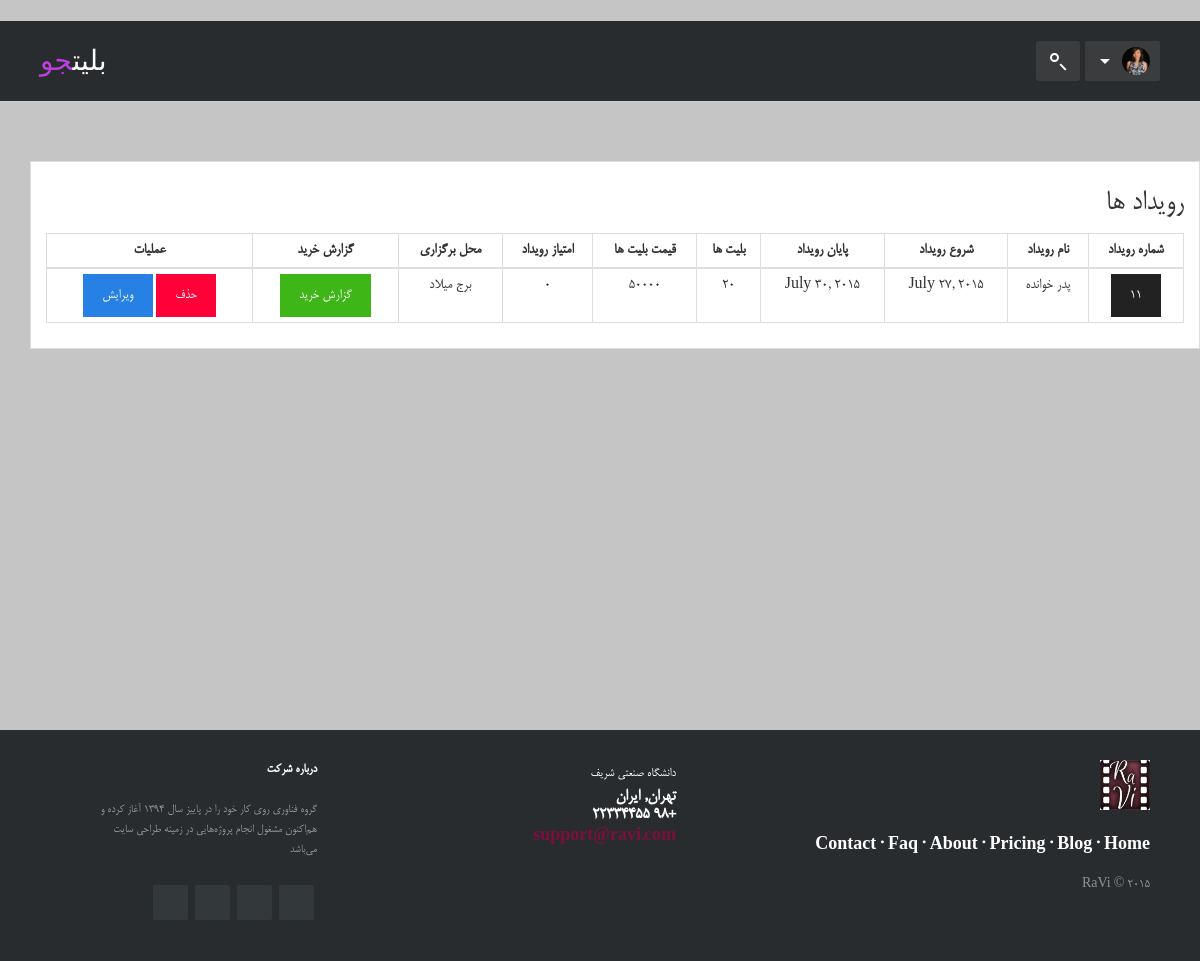
Page /my-admin/events/all/ (signed in) on the earlier database version.
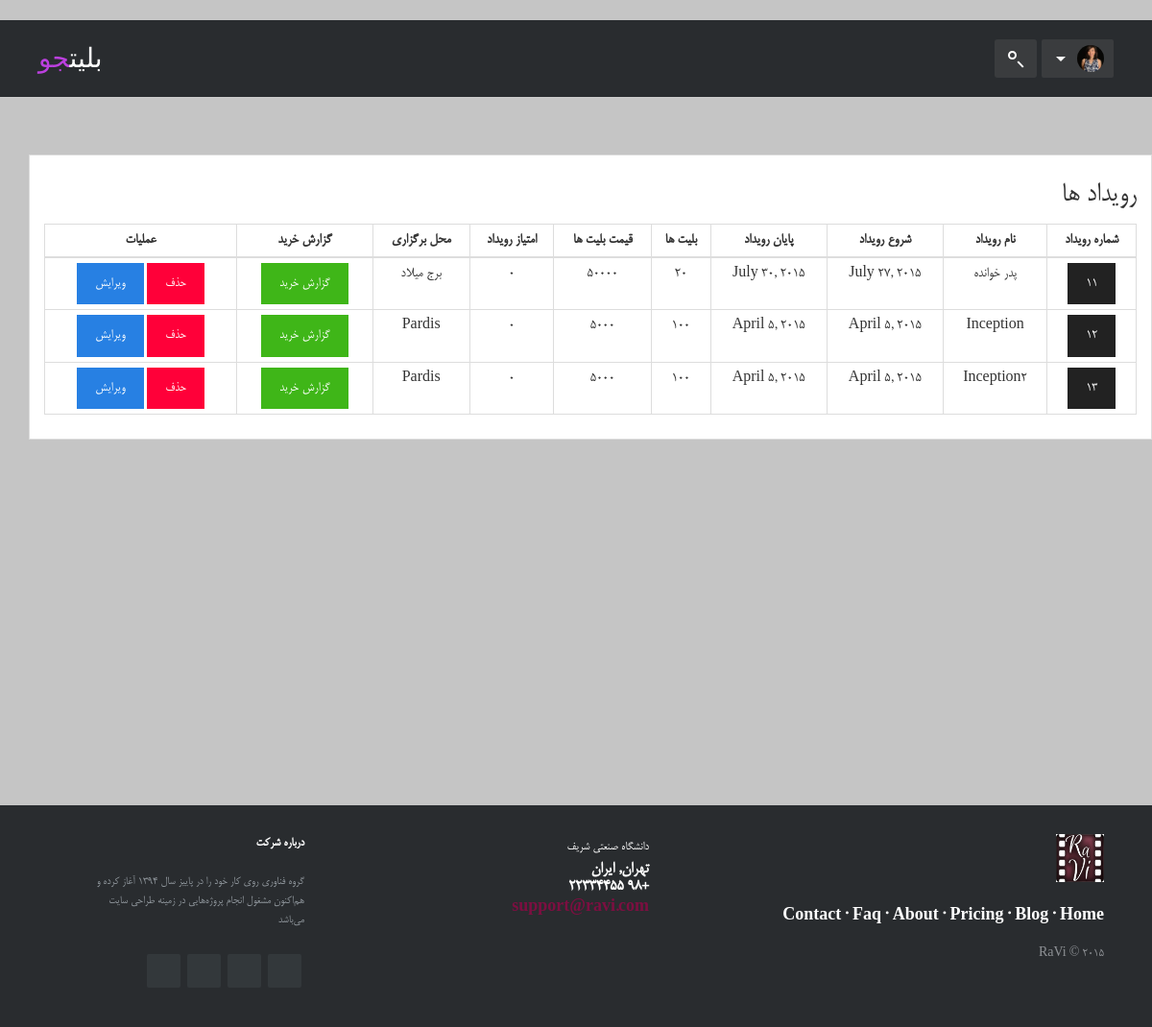
Same page on the later database version.
### event/models.py (models this page shows, shortened)
class Event(models.Model):
    name = models.CharField(max_length=100)
    duration = models.FloatField()
    desc = models.CharField(max_length=100)
    date = models.DateField()
    deadline = models.DateField()
    picture = models.ImageField(upload_to='static/images')
    place = models.CharField(max_length=100)
    ticket_num = models.IntegerField()
    type = models.CharField(max_length=100)
    sub_type = models.CharField(max_length=100)
    address = models.CharField(max_length=200)
    ticket_price = models.CharField(max_length=8)
    rate = models.IntegerField()

### event/views.py (the view)
# urls.py: url(r'^events/([a-zA-Z0-9]+)/', eventsType),
def eventsType(request, e_type):
    is_signed_in = request.user.is_authenticated()
    is_admin = request.user.is_superuser
    types1 = Type.objects.all()
    if e_type == 'all':
        allEvents = Event.objects.all()
        e_type = 'all'
        return render(request, 'events_admin.html', {'guest': not is_signed_in, 'signed_in': is_signed_in,
                                                     'admin': is_admin, 'types':types1, 'type': e_type,
                                                     'events': allEvents})

### templates/events_admin.html (shortened to what this page needs)
﻿{% extends "base.html" %}
{% load staticfiles %}
{% block body %}
    <section style="padding-top: 60px;padding-bottom: 30%;padding-left: 70px">
        <div class="container thumbnail">
            <h2 class="farsi-font" >رویداد ها</h2>
            <table class="table table-bordered table-condensed">
                <thead>
                <tr>
                    <th class="text-center farsi-font">شماره رویداد</th>
                    <th class="text-center farsi-font">نام رویداد</th>
                    <th class="text-center farsi-font">شروع رویداد</th>
                    <th class="text-center farsi-font">پایان رویداد</th>
                    <th class="text-center farsi-font">بلیت ها</th>
                    <th class="text-center farsi-font">قیمت بلیت ها</th>
                    <th class="text-center farsi-font">امتیاز رویداد</th>
                    <th class="text-center farsi-font">محل برگزاری</th>
                    <th class="text-center farsi-font">گزارش خرید</th>
                    <th class="text-center farsi-font">عملیات</th>
                </tr>
                </thead>
                <tbody>
                {% for event in events %}
                    <tr>
                        <td class="text-center farsi-font"><a href="/my-admin/tickets/{{ event.id }}/" class="btn btn-default" >{{event.id}}</a></td>
                        <td class="text-center farsi-font">{{event.name}}</td>
                        <td class="text-center farsi-font">{{event.date}}</td>
                        <td class="text-center farsi-font">{{event.deadline}}</td>
                        <td class="text-center farsi-font">{{event.ticket_num}}</td>
                        <td class="text-center farsi-font">{{event.ticket_price}}</td>
                        <td class="text-center farsi-font">{{event.rate}}</td>
                        <td class="text-center farsi-font">{{event.place}}</td>
                        <td class="text-center farsi-font"><a href="/my-admin/buys/{{ event.id }}/" class="btn btn-success">گزارش خرید</a></td>
                        <td class="text-center farsi-font"><a href="/events-delete/{{ event.id }}/" class="btn btn-danger" >حذف</a> <a href="/edit-event/{{ event.id }}/" class="btn btn-primary" >ویرایش</a></td>
                    </tr>
                {% endfor %}
                </tbody>
            </table>
        </div>
    </section>
{% endblock body %}

### templates/base.html (shortened to what this page needs)
<!DOCTYPE html>
<html>
<head>
    {% load staticfiles %}
    <link rel="stylesheet" href={% static "css/admin.css" %}>
    <link rel="stylesheet" href={% static "css/bootstrap-rtl.css" %}>
    <link rel="stylesheet" href={% static "css/footer.css" %}>
    <link rel="stylesheet" href={% static "css/header-search.css" %}>
    <link rel="stylesheet" href={% static "css/header-login-signup.css" %}>
    <link rel="stylesheet" href={% static "css/header-user-dropdown.css" %}>
</head>
<body>
{% if signed_in %}
    <header class="header-user-dropdown header-search header-login-signup">
        <div class="header-limiter">
            <h1><a href="#">بلیت<span>جو</span></a></h1>
            <div class="header-user-menu">
                <div class="user-drop">
                    <img src={% static "images/2.jpg" %} height="28" width="28" alt="User Image"/>
                </div>
                <div style="padding-right: 50px">
                    <form method="get" action="#" >
                    </form>
                </div>
            </div>
        </div>
    </header>
{% endif %}
{% block body %}
{% endblock %}
<footer class="footer-distributed">
    <div class="footer-left">
        <h3><img  alt="Mountain View" style="width:50px;height:50px;" src={% static "images/logo.jpg" %}></h3>
        <p class="footer-links">
            <a href="/main/">Home</a>
            ·
            <a href="#">Blog</a>
            ·
            <a href="#">Pricing</a>
            ·
            <a href="#">About</a>
            ·
            <a href="#">Faq</a>
            ·
            <a href="#">Contact</a>
        </p>
        <p class="footer-company-name">RaVi &copy; 2015</p>
    </div>
    <div class="footer-center">
        <div>
            <p><span>دانشگاه صنعتی شریف</span> تهران, ایران</p>
        </div>
        <div>
            <p>+98 22334455</p>
        </div>
        <div>
            <p><a href="mailto:support@company.com">support@ravi.com</a></p>
        </div>
    </div>
    <div class="footer-right">
        <p class="footer-company-about">
            <span>درباره شرکت</span>
            گروه فناوری روی کار خود را در پاییز سال ۱۳۹۴ آغاز کرده و هم‌اکنون مشغول انجام پروژه‌هایی‌ در زمینه طراحی سایت می‌باشد
        </p>
        <div class="footer-icons">
            <a href="#"></a>
            <a href="#"></a>
            <a href="#"></a>
            <a href="#"></a>
        </div>
    </div>
</footer>
</body>
</html>

### static/css/footer.css (style rules this page uses)
.farsi-font { font-family: mitra; src: url(../fonts/BMitra.ttf); }
.footer-distributed { position: relative; bottom: 0px; background-color: #292c2f; box-shadow: 0 1px 1px 0 rgba(0, 0, 0, 0.12); box-sizing: border-box; width: 100%; text-align: right; font: bold 18px mitra; direction: rtl; padding: 30px 50px; margin-top: 0px; }
.footer-distributed .footer-left, .footer-distributed .footer-center, .footer-distributed .footer-right { display: inline-block; vertical-align: top; }
.footer-distributed .footer-left { width: 40%; }
.footer-distributed h3 { color: #ffffff; font: normal 36px 'Cookie', cursive; margin: 0; }
.footer-distributed .footer-links { color: #ffffff; margin: 20px 0 12px; padding: 0; }
.footer-distributed .footer-links a { display:inline-block; line-height: 1.8; text-decoration: none; color: inherit; }
.footer-distributed .footer-company-name { color: #8f9296; font-size: 14px; font-weight: normal; margin: 0; }
.footer-distributed .footer-center { width: 35%; }
.footer-distributed .footer-center p { display: inline-block; color: #ffffff; vertical-align: middle; margin:0; }
.footer-distributed .footer-center p span { display:block; font-weight: normal; font-size:14px; line-height:2; }
.footer-distributed .footer-center p a { color: #7C0F41; text-decoration: none;; }
.footer-distributed .footer-right { width: 20%; }
.footer-distributed .footer-company-about { line-height: 20px; color: #92999f; font-size: 13px; font-weight: normal; margin: 0; }
.footer-distributed .footer-company-about span { display: block; color: #ffffff; font-size: 14px; font-weight: bold; margin-bottom: 20px; }
.footer-distributed .footer-icons { margin-top: 25px; }
.footer-distributed .footer-icons a { display: inline-block; width: 35px; height: 35px; cursor: pointer; background-color: #33383b; border-radius: 2px; font-size: 20px; color: #ffffff; text-align: center; line-height: 35px; margin-right: 3px; margin-bottom: 5px; }

### static/css/header-search.css (style rules this page uses)
.header-search { background-color:#292c2f; box-shadow: 1px 2px 2px rgba(0, 0, 0, 0.15); padding: 10px 30px; height: 80px; color: #ffffff; box-sizing: border-box; }
.header-search .header-limiter { max-width: 1200px; text-align: center; margin: 0 auto; }
.header-search .header-limiter h1 { float: left; font: normal 28px Cookie, Arial, Helvetica, mitra; line-height: 50px; margin: 0; }
.header-search .header-limiter h1 span { color: #7C0F41; }
.header-search .header-limiter a { color: #ffffff; text-decoration: none; }
.header-search .header-limiter form { float:right; position: relative; right: 30px; margin-left: 40px; border-radius: 3px; background-color: #3a3c3e; width: 44px; height: 40px; cursor: pointer; -ms-user-select: none; -moz-user-select: none; -webkit-user-select: none; user-select: none; }
.header-search .header-limiter form:before { position: absolute; content: ''; border-radius: 50%; border: 2px solid #fff; width: 9px; height: 9px; top: 12px; left: 14px; }
.header-search .header-limiter form:after { position: absolute; content: ''; background-color: #fff; width: 2px; height: 8px; top: 22px; left: 26px; -webkit-transform: rotate(-44deg); -moz-transform: rotate(-44deg); transform: rotate(-44deg); }

### static/css/header-login-signup.css (style rules this page uses)
.header-login-signup { background-color:#292c2f; box-shadow:0 1px 1px #ccc; padding: 20px 40px; height: 60px; color: #ffffff; box-sizing: border-box; }
.header-login-signup .header-limiter { max-width: 1200px; text-align: center; margin: 0 auto; }
.header-login-signup .header-limiter h1 { float: left; font: normal 28px mitra; line-height: 10px; margin: 0; }
.header-login-signup .header-limiter h1 span { color: #5383d3; }
.header-login-signup .header-limiter a { color: #ffffff; text-decoration: none; }
body { margin:0; padding:0; }

### templates/events_admin.html (style rules this page uses)
body { background-color: #c5c5c5; }

Differences in the rows shown:
added Event: id "12", name "Inception", date "April 5, 2015", deadline "April 5, 2015", ticket_num "100", ticket_price "5000", rate "0", place "Pardis"
added Event: id "13", name "Inception2", date "April 5, 2015", deadline "April 5, 2015", ticket_num "100", ticket_price "5000", rate "0", place "Pardis"
